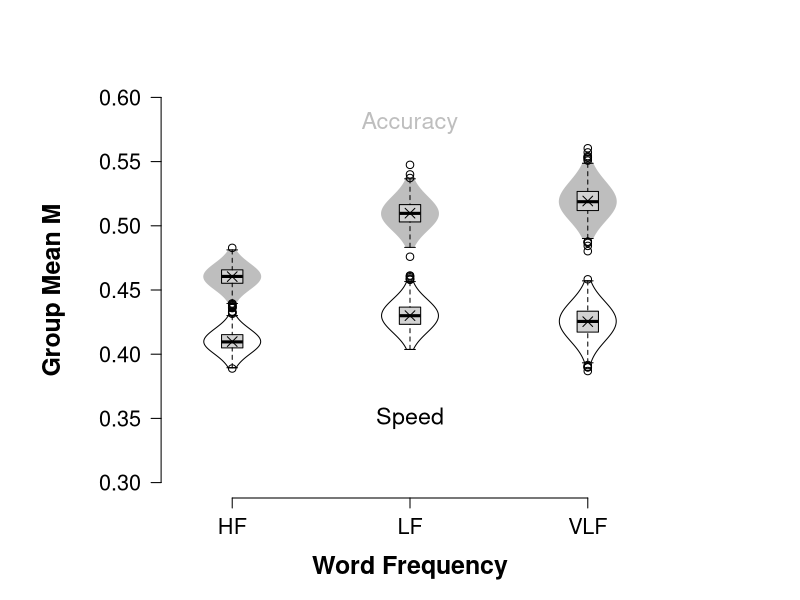

Write the R code that produced this figure.
RT.hf.sp <- rnorm(1000, mean = 0.41, sd = 0.008)
RT.lf.sp <- rnorm(1000, mean = 0.43, sd = 0.01)
RT.vlf.sp <- rnorm(1000, mean = 0.425, sd = 0.012)
RT.hf.ac <- rnorm(1000, mean = 0.46, sd = 0.008)
RT.lf.ac <- rnorm(1000, mean = 0.51, sd = 0.01)
RT.vlf.ac <- rnorm(1000, mean = 0.52, sd = 0.012)

library(sm)

# by Henrik Singmann customized violinplot function (singmann.org) the
# original violinplot function stems from the 'vioplot' package Copyright (c)
# 2004, Daniel Adler. All rights reserved.  Redistribution and use in source
# and binary forms, with or without modification, are permitted provided that
# the following conditions are met: * Redistributions of source code must
# retain the above copyright notice, this list of conditions and the
# following disclaimer.  * Redistributions in binary form must reproduce the
# above copyright notice, this list of conditions and the following
# disclaimer in the documentation and/or other materials provided with the
# distribution.  * Neither the name of the University of Goettingen nor the
# names of its contributors may be used to endorse or promote products
# derived from this software without specific prior written permission.  THIS
# SOFTWARE IS PROVIDED BY THE COPYRIGHT HOLDERS AND CONTRIBUTORS 'AS IS' AND
# ANY EXPRESS OR IMPLIED WARRANTIES, INCLUDING, BUT NOT LIMITED TO, THE
# IMPLIED WARRANTIES OF MERCHANTABILITY AND FITNESS FOR A PARTICULAR PURPOSE
# ARE DISCLAIMED. IN NO EVENT SHALL THE COPYRIGHT OWNER OR CONTRIBUTORS BE
# LIABLE FOR ANY DIRECT, INDIRECT, INCIDENTAL, SPECIAL, EXEMPLARY, OR
# CONSEQUENTIAL DAMAGES (INCLUDING, BUT NOT LIMITED TO, PROCUREMENT OF
# SUBSTITUTE GOODS OR SERVICES; LOSS OF USE, DATA, OR PROFITS; OR BUSINESS
# INTERRUPTION) HOWEVER CAUSED AND ON ANY THEORY OF LIABILITY, WHETHER IN
# CONTRACT, STRICT LIABILITY, OR TORT (INCLUDING NEGLIGENCE OR OTHERWISE)
# ARISING IN ANY WAY OUT OF THE USE OF THIS SOFTWARE, EVEN IF ADVISED OF THE
# POSSIBILITY OF SUCH DAMAGE.

vioplot.singmann <- function(x, ..., range = 1.5, h = NULL, ylim = NULL, names = NULL, 
    horizontal = FALSE, col = NULL, border = "black", lty = 1, lwd = 1, rectCol = "black", 
    colMed = "white", pchMed = 19, at, add = FALSE, wex = 1, mark.outlier = TRUE, 
    pch.mean = 4, ids = NULL, drawRect = TRUE, yaxt = "s") {
	
    # process multiple datas
    datas <- list(x, ...)
    n <- length(datas)
    if (missing(at)) 
        at <- 1:n
    # pass 1 - calculate base range - estimate density setup parameters for
    # density estimation
    upper <- vector(mode = "numeric", length = n)
    lower <- vector(mode = "numeric", length = n)
    q1 <- vector(mode = "numeric", length = n)
    q3 <- vector(mode = "numeric", length = n)
    med <- vector(mode = "numeric", length = n)
    base <- vector(mode = "list", length = n)
    height <- vector(mode = "list", length = n)
    outliers <- vector(mode = "list", length = n)
    baserange <- c(Inf, -Inf)
    
    # global args for sm.density function-call
    args <- list(display = "none")
    
    if (!(is.null(h))) 
        args <- c(args, h = h)
    for (i in 1:n) {
        data <- datas[[i]]
        if (!is.null(ids)) 
            names(data) <- ids
        if (is.null(names(data))) 
            names(data) <- as.character(1:(length(data)))
        
        # calculate plot parameters 1- and 3-quantile, median, IQR, upper- and
        # lower-adjacent
        data.min <- min(data)
        data.max <- max(data)
        q1[i] <- quantile(data, 0.25)
        q3[i] <- quantile(data, 0.75)
        med[i] <- median(data)
        iqd <- q3[i] - q1[i]
        upper[i] <- min(q3[i] + range * iqd, data.max)
        lower[i] <- max(q1[i] - range * iqd, data.min)
        
        # strategy: xmin = min(lower, data.min)) ymax = max(upper, data.max))
        est.xlim <- c(min(lower[i], data.min), max(upper[i], data.max))
        
        # estimate density curve
        smout <- do.call("sm.density", c(list(data, xlim = est.xlim), args))
        
        # calculate stretch factor the plots density heights is defined in range 0.0
        # ... 0.5 we scale maximum estimated point to 0.4 per data
        hscale <- 0.4/max(smout$estimate) * wex
        
        # add density curve x,y pair to lists
        base[[i]] <- smout$eval.points
        height[[i]] <- smout$estimate * hscale
        t <- range(base[[i]])
        baserange[1] <- min(baserange[1], t[1])
        baserange[2] <- max(baserange[2], t[2])
        min.d <- boxplot.stats(data)[["stats"]][1]
        max.d <- boxplot.stats(data)[["stats"]][5]
        height[[i]] <- height[[i]][(base[[i]] > min.d) & (base[[i]] < max.d)]
        height[[i]] <- c(height[[i]][1], height[[i]], height[[i]][length(height[[i]])])
        base[[i]] <- base[[i]][(base[[i]] > min.d) & (base[[i]] < max.d)]
        base[[i]] <- c(min.d, base[[i]], max.d)
        outliers[[i]] <- list(data[(data < min.d) | (data > max.d)], names(data[(data < 
            min.d) | (data > max.d)]))
        
        # calculate min,max base ranges
    }
    # pass 2 - plot graphics setup parameters for plot
    if (!add) {
        xlim <- if (n == 1) 
            at + c(-0.5, 0.5) else range(at) + min(diff(at))/2 * c(-1, 1)
        
        if (is.null(ylim)) {
            ylim <- baserange
        }
    }
    if (is.null(names)) {
        label <- 1:n
    } else {
        label <- names
    }
    boxwidth <- 0.05 * wex
    
    # setup plot
    if (!add) 
        plot.new()
    if (!horizontal) {
        if (!add) {
            plot.window(xlim = xlim, ylim = ylim)
            axis(2)
            axis(1, at = at, label = label)
        }
        
        box()
        for (i in 1:n) {
            # plot left/right density curve
            polygon(c(at[i] - height[[i]], rev(at[i] + height[[i]])), c(base[[i]], 
                rev(base[[i]])), col = col, border = border, lty = lty, lwd = lwd)
            
            if (drawRect) {
                # browser() plot IQR
                boxplot(datas[[i]], at = at[i], add = TRUE, yaxt = yaxt, pars = list(boxwex = 0.6 * 
                  wex, outpch = if (mark.outlier) "" else 1))
                if ((length(outliers[[i]][[1]]) > 0) & mark.outlier) 
                  text(rep(at[i], length(outliers[[i]][[1]])), outliers[[i]][[1]], 
                    labels = outliers[[i]][[2]])
                # lines( at[c( i, i)], c(lower[i], upper[i]) ,lwd=lwd, lty=lty) plot 50% KI
                # box rect( at[i]-boxwidth/2, q1[i], at[i]+boxwidth/2, q3[i], col=rectCol)
                # plot median point points( at[i], med[i], pch=pchMed, col=colMed )
            }
            points(at[i], mean(datas[[i]]), pch = pch.mean, cex = 1.3)
        }
    } else {
        if (!add) {
            plot.window(xlim = ylim, ylim = xlim)
            axis(1)
            axis(2, at = at, label = label)
        }
        
        box()
        for (i in 1:n) {
            # plot left/right density curve
            polygon(c(base[[i]], rev(base[[i]])), c(at[i] - height[[i]], rev(at[i] + 
                height[[i]])), col = col, border = border, lty = lty, lwd = lwd)
            
            if (drawRect) {
                # plot IQR
                boxplot(datas[[i]], yaxt = yaxt, at = at[i], add = TRUE, pars = list(boxwex = 0.8 * 
                  wex, outpch = if (mark.outlier) "" else 1))
                if ((length(outliers[[i]][[1]]) > 0) & mark.outlier) 
                  text(rep(at[i], length(outliers[[i]][[1]])), outliers[[i]][[1]], 
                    labels = outliers[[i]][[2]])
                # lines( at[c( i, i)], c(lower[i], upper[i]) ,lwd=lwd, lty=lty)
            }
            points(at[i], mean(datas[[i]]), pch = pch.mean, cex = 1.3)
        }
    }
    invisible(list(upper = upper, lower = lower, median = med, q1 = q1, q3 = q3))
}

# plot
par(cex.main = 1.5, mar = c(5, 6, 4, 5) + 0.1, mgp = c(3.5, 1, 0), cex.lab = 1.5, 
    font.lab = 2, cex.axis = 1.3, bty = "n", las = 1)
x <- c(1, 2, 3, 4)
plot(x, c(-10, -10, -10, -10), type = "p", ylab = " ", xlab = " ", cex = 1.5, 
    ylim = c(0.3, 0.6), xlim = c(1, 4), lwd = 2, pch = 5, axes = F, main = " ")
axis(1, at = c(1.5, 2.5, 3.5), labels = c("HF", "LF", "VLF"))
axis(2, pos = 1.1)
mtext("Word Frequency", side = 1, line = 3, cex = 1.5, font = 2)

par(las = 0)
mtext("Group Mean M", side = 2, line = 2.9, cex = 1.5, font = 2)

x <- c(1.5, 2.5, 3.5)

vioplot.singmann(RT.hf.sp, RT.lf.sp, RT.vlf.sp, add = TRUE, mark.outlier = FALSE, 
    at = c(1.5, 2.5, 3.5), wex = 0.4, yaxt = "n")
vioplot.singmann(RT.hf.ac, RT.lf.ac, RT.vlf.ac, add = TRUE, mark.outlier = FALSE, 
    at = c(1.5, 2.5, 3.5), wex = 0.4, col = "grey", border = "grey", rectCol = "grey", 
    colMed = "grey", yaxt = "n")

text(2.5, 0.35, "Speed", cex = 1.4, font = 1, adj = 0.5)
text(2.5, 0.58, "Accuracy", cex = 1.4, font = 1, col = "grey", adj = 0.5)
